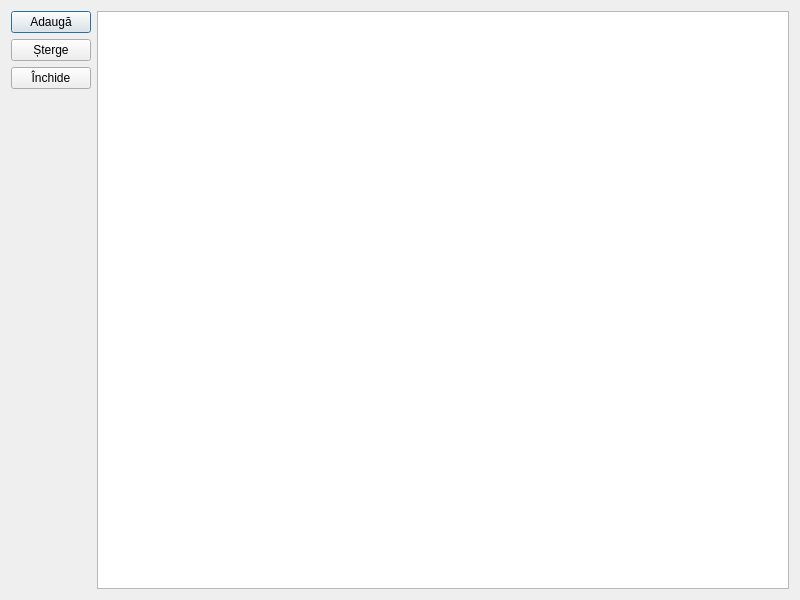
<?xml version="1.0" encoding="UTF-8"?>
<ui version="4.0">
 <class>CatInvestigations</class>
 <widget class="QDialog" name="CatInvestigations">
  <property name="geometry">
   <rect>
    <x>0</x>
    <y>0</y>
    <width>800</width>
    <height>600</height>
   </rect>
  </property>
  <property name="windowTitle">
   <string>Dialog</string>
  </property>
  <layout class="QGridLayout" name="gridLayout">
   <item row="0" column="0">
    <layout class="QVBoxLayout" name="verticalLayout">
     <item>
      <widget class="QPushButton" name="btnAdd">
       <property name="text">
        <string>Adaugă</string>
       </property>
      </widget>
     </item>
     <item>
      <widget class="QPushButton" name="btnMarkDeletion">
       <property name="text">
        <string>Șterge</string>
       </property>
      </widget>
     </item>
     <item>
      <widget class="QPushButton" name="btnClose">
       <property name="text">
        <string>Închide</string>
       </property>
      </widget>
     </item>
     <item>
      <spacer name="verticalSpacer">
       <property name="orientation">
        <enum>Qt::Vertical</enum>
       </property>
       <property name="sizeHint" stdset="0">
        <size>
         <width>20</width>
         <height>40</height>
        </size>
       </property>
      </spacer>
     </item>
    </layout>
   </item>
   <item row="0" column="1">
    <widget class="QTableView" name="tableView"/>
   </item>
  </layout>
 </widget>
 <resources/>
 <connections/>
</ui>
